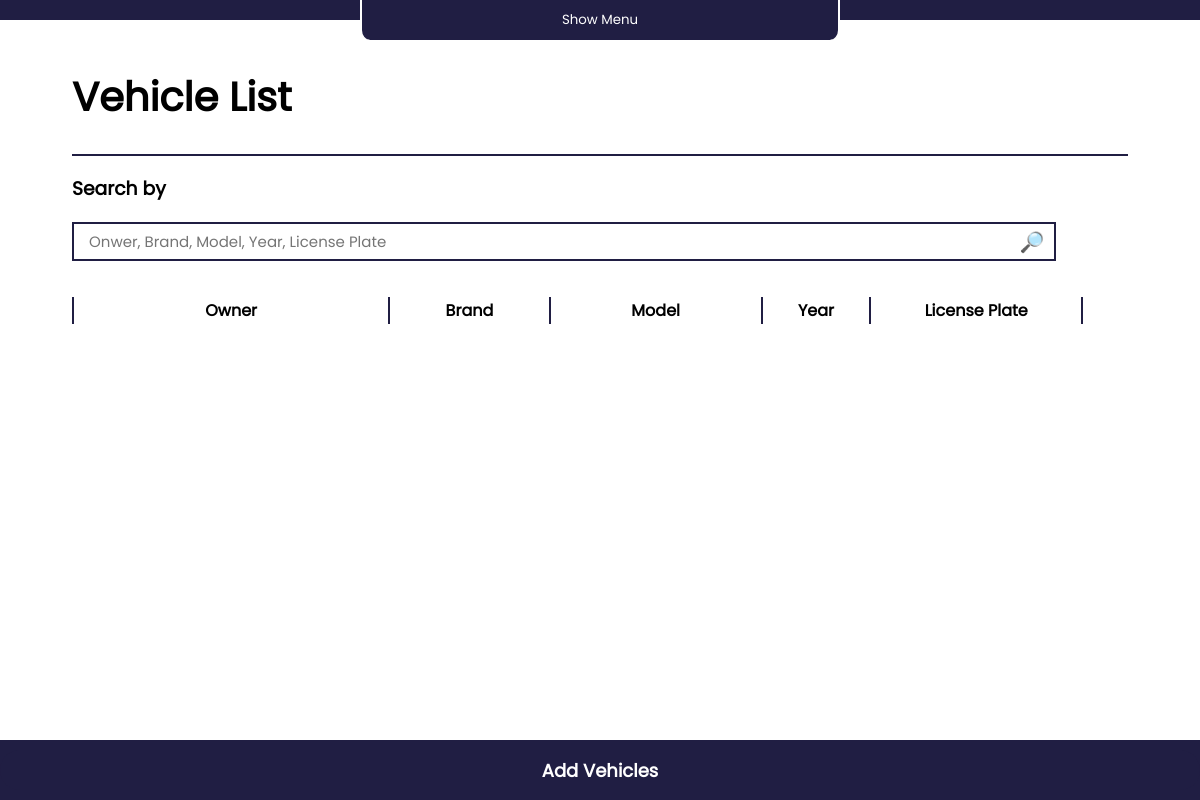
/vehicles/ (signed in), run on an earlier commit of the app's database.
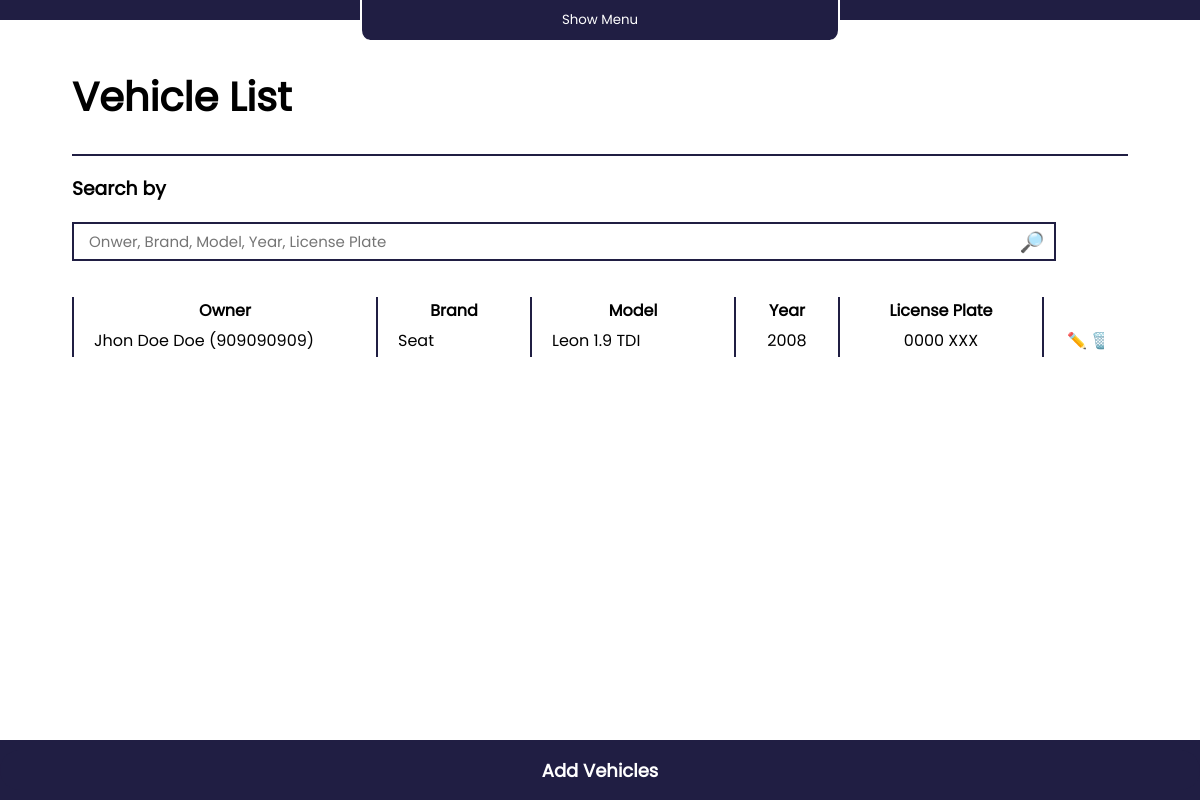
And on a later commit of the database.
### webapp/models.py (models this page shows, shortened)
class Vehicles(models.Model):
        id = models.UUIDField(
                default=uuid_lib.uuid4,
                unique=True,
                primary_key=True,
                editable=False
        )
        user = models.ForeignKey(User, on_delete=models.DO_NOTHING)
        owner = models.ForeignKey(Clients, on_delete=models.DO_NOTHING)
        brand = models.CharField(max_length=50)
        model = models.CharField(max_length=50)
        year = models.IntegerField()
        license_plate = models.CharField(max_length=17)

class Clients(models.Model):
        id = models.UUIDField(
                default=uuid_lib.uuid4,
                unique=True,
                primary_key=True,
                editable=False
        )
        user = models.ForeignKey(User, on_delete=models.DO_NOTHING)
        name = models.CharField(max_length=100)
        address = models.CharField(max_length=200)
        phone = models.CharField(max_length=15)
        email = models.EmailField()
        def __str__(self):
                return str(self.name +' (' + self.phone + ')')

### webapp/views.py (the view, shortened to what this page needs)
# urls.py: path('vehicles/',views.vehicles),
@login_required
def vehicles(request):
    if request.method == 'GET':
        query = request.GET.get('q', '')
        if query:
            vehicles = Vehicles.objects.filter(user=request.user).filter(Q(owner__name__icontains=query) | Q(brand__icontains=query) | Q(model__icontains=query) | Q(year__icontains=query) | Q(license_plate__icontains=query))
        else:
            vehicles = Vehicles.objects.filter(user=request.user)
        return render(request, 'container_templates/vehicles.html', {'vehicles': vehicles, 'form': vehicleForm(user=request.user), 'query':query})

### webapp/forms.py
class vehicleForm(forms.ModelForm):
    class Meta:
        model = Vehicles
        fields = ['owner', 'brand', 'model', 'year', 'license_plate']
    def __init__(self, *args, **kwargs):
        user = kwargs.pop('user')
        super(vehicleForm, self).__init__(*args, **kwargs)
        self.fields['owner'].queryset = Clients.objects.filter(user=user)

### webapp/templates/container_templates/vehicles.html (shortened to what this page needs)
{% extends "../template.html" %}
{% load i18n %}
{% block content %}
<link rel="stylesheet" href="\static\styles\main.css">
<link rel="stylesheet" href="\static\styles\vehicles.css">
<div class="div-generalTitle">
    <h1>{% if is_update %}{% trans "Edit Vehicle" %}{% else %}{% trans "Vehicle List" %}{% endif %}</h1>
</div>
<div id="div-content">
    <div id="div-searchEngine" {% if is_update %} style="visibility: hidden;" {% else %} style="visibility: visible" {% endif %}>
        <h3>{% trans "Search by" %}</h3>
        <form id="form-searchEngine" method="GET" action="">
            <input type="text" name="q" placeholder="Onwer, Brand, Model, Year, License Plate" value="{{ query }}">
            <button type="submit">{% trans "🔎" %}</button>
        </form>
    </div>
    <div id="div-generalTable" {% if is_update %} style="display: none;" {% else %} style="display: block;" {% endif %}>
        <table id="table-vehiclesList">
            <thead>
                <tr>
                    <th id="vehiclesList-th-owner">{% trans "Owner" %}</th>
                    <th id="vehiclesList-th-brand">{% trans "Brand" %}</th>
                    <th id="vehiclesList-th-model">{% trans "Model" %}</th>
                    <th id="vehiclesList-th-year">{% trans "Year" %}</th>
                    <th id="vehiclesList-th-licenseplate">{% trans "License Plate" %}</th>
                </tr>
            </thead>
            <tbody>
                {% for vehicle in vehicles %}
                <tr>
                    <td id="vehiclesList-td-owner">{{ vehicle.owner }}</td>
                    <td id="vehiclesList-td-brand">{{ vehicle.brand }}</td>
                    <td id="vehiclesList-td-model">{{ vehicle.model }}</td>
                    <td id="vehiclesList-td-year">{{ vehicle.year }}</td>
                    <td id="vehiclesList-td-licenseplate">{{ vehicle.license_plate }}</td>
                    <td id="vehiclesList-td-options">
                        <a href="/vehicles/update/{{ vehicle.id }}">✏️</a>
                        <a href="/vehicles/delete/{{ vehicle.id }}">🗑️</a>
                    </td>
                </tr>
                {% endfor %}
            </tbody>
        </table>
    </div>
</div>
<footer>
    {% if is_update %}
    <a href="/vehicles"><button id="button-GoBack">{% trans "Back" %}</button></a>
    {% else %}
    <button id="Button-addObject-footer">{% trans "Add Vehicles" %}</button>
    {% endif %}
</footer>
{% endblock %}

What changed in the data, as far as the page shows it:
added Vehicles: owner "Jhon Doe Doe (909090909)", brand "Seat", model "Leon 1.9 TDI", year "2008", license_plate "0000 XXX"
